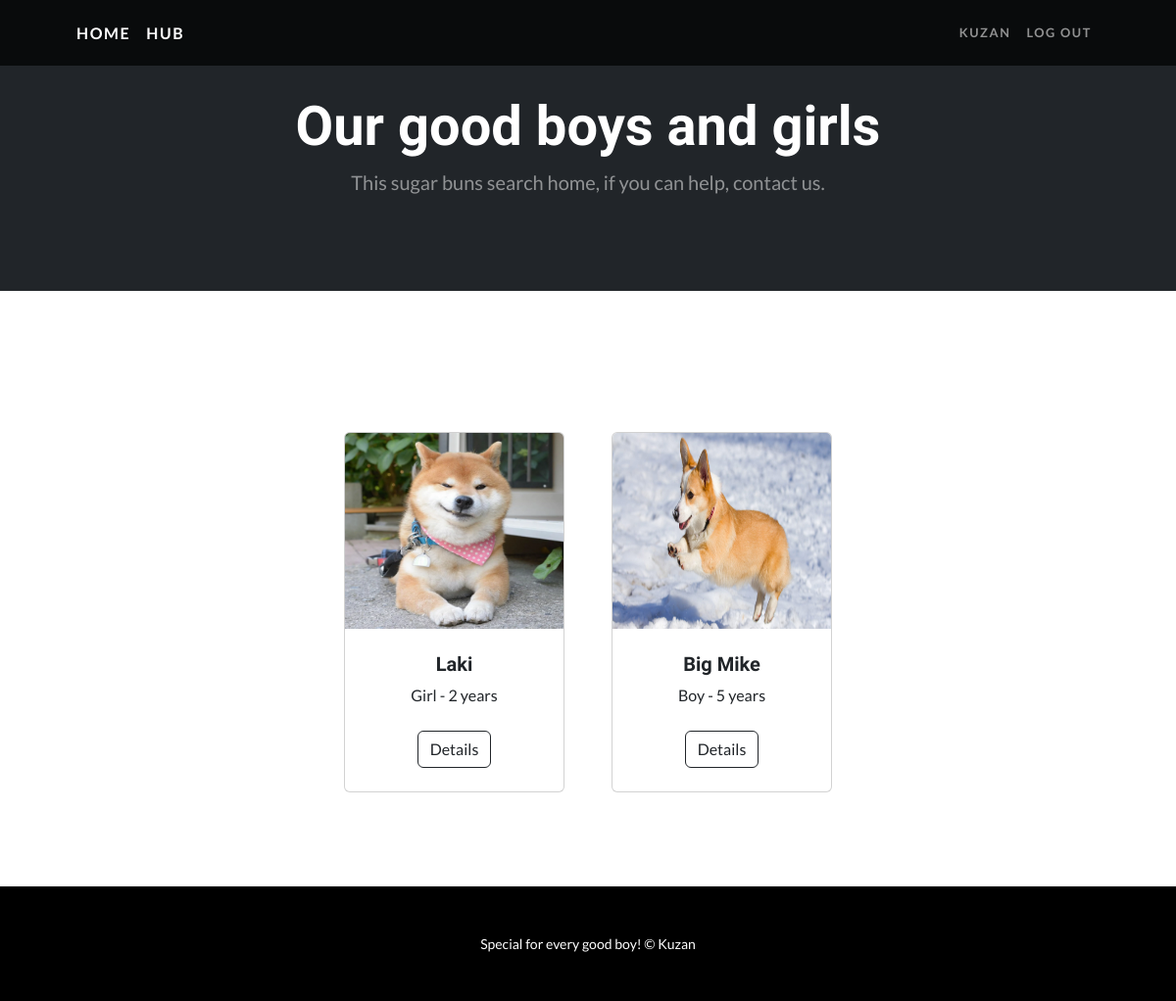
Screenshot of /hub (signed in) with the database file from the repository.
### hub/models.py (models this page shows, shortened)
class PhotoDoggyModel(models.Model):
    image = models.FileField(upload_to='uploads/DoggyPhoto')
    doggy = models.ForeignKey(HubDoggyModel, on_delete=models.SET_NULL, null=True, blank=True, related_name='photos')

class HubDoggyModel(models.Model):
    GENDER_DOGGY = [
        ('Boy', "Boy"),
        ('Girl', "Girl")
    ]
    name = models.CharField(max_length=255, blank=False, null=False)
    age_old = models.IntegerField(blank=False, null=False, validators=[MaxValueValidator(22)])
    months_old = models.IntegerField(blank=False, null=False, validators=[MaxValueValidator(12)])
    gender = models.CharField(max_length=4, choices=GENDER_DOGGY, default="Boy")
    place = models.CharField(max_length=255, blank=False, null=False)
    slug = models.SlugField(default='', null=False, db_index=True)
    price = models.IntegerField(blank=True, null=False, validators=[MinValueValidator(1)], default=0)

### hub/views.py (the view)
# urls.py: path('hub', views.HubPageView.as_view(), name="hub_page"),
class HubPageView(ListView):
    doggyes = HubDoggyModel.objects.all()
    for doggy in doggyes:
        doggy.save()
    model = HubDoggyModel
    template_name = 'hub/hubpage.html'
    context_object_name = 'pets'

### templates/hub/hubpage.html (shortened to what this page needs)
{% extends 'base.html' %}
{% load static %}
{% block content %}
{% include "navigation.html" %}
<header class="bg-dark py-5">
    <div class="container px-4 px-lg-5 my-5">
        <div class="text-center text-white">
            <h1 class="display-4 fw-bolder">Our good boys and girls</h1>
            <p class="lead fw-normal text-white-50 mb-0">This sugar buns search home, if you can help, contact us.</p>
        </div>
    </div>
</header>
<br><br>
<section class="py-5">
    <div class="container px-4 px-lg-5 mt-5">
        <div class="row gx-4 gx-lg-5 row-cols-2 row-cols-md-3 row-cols-xl-4 justify-content-center">
            {% for pet in pets %}
            <div class="col mb-5">
                <div class="card h-100">
                    {% for photo in pet.photos.all %}
                        <img class="card-img-top" src="{{ photo.image.url }}" alt="..." width="600" height="200"/>
                    {% endfor %}
                    <div class="card-body p-4">
                        <div class="text-center">
                            <h5 class="fw-bolder">{{ pet.name }}</h5>
                            {{ pet.gender }} - {{ pet.age_old }} years
                        </div>
                    </div>
                    <div class="card-footer p-4 pt-0 border-top-0 bg-transparent">
                        <div class="text-center"><a class="btn btn-outline-dark mt-auto" href="hub/{{pet.slug}}{{pet.id}}">Details</a></div>
                    </div>
                </div>
            </div>
            {% endfor%}
        </div>
    </div>
</section>
{% include 'footer.html' %}
{% endblock %}

### templates/navigation.html (shortened to what this page needs)
{% extends 'base.html' %}
{% block content %}
<nav class="navbar navbar-expand-lg navbar-dark navbar-custom fixed-top">
  <div class="container px-5">
    <a class="navbar-brand" href="/">Home</a>
    <a class="navbar-brand" href="/hub">Hub</a>
    <div class="collapse navbar-collapse" id="navbarResponsive">
      <ul class="navbar-nav ms-auto">
        {% if request.user.is_authenticated %}
        <li class="nav-item"><a class="nav-link" href="user/{{user.profile.slug}}">{{ user.username }}</a></li>
        <li class="nav-item"><a class="nav-link" href="{% url 'logout_page' %}">Log Out</a></li>
        {% else %}
        <li class="nav-item"><a class="nav-link" href="{% url 'register_page' %}">Sign Up</a></li>
        <li class="nav-item"><a class="nav-link" href="{% url 'login_page' %}">Log In</a></li>
        {% endif %}
      </ul>
    </div>
  </div>
</nav>
{% endblock %}

### rows the page displays
HubDoggyModel: name "Laki", gender "Girl", age_old "2"
PhotoDoggyModel: image (picture)
HubDoggyModel: name "Big Mike", gender "Boy", age_old "5"
PhotoDoggyModel: image (picture)

### other values shown
{{ user.username }} "KUZAN"
